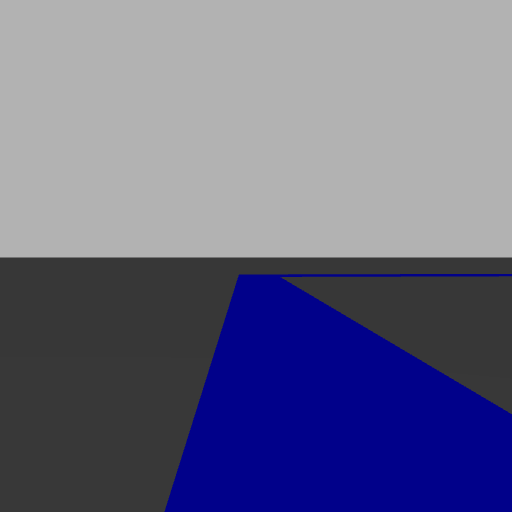
#> input picture src/perception/resource/shot.png, 512 x 512 px, found by its file name
$ python extract_road.py
#> lines starting #> are read from the running program, lines starting #| are printed output that depends on the picture; after the words box and inside, x2 and y2 are one past the last pixel; in counts of white or black regions, pixels touching at a corner belong together
import cv2
import numpy

image = cv2.imread('/home/vipul/ros2_ws/src/perception/resource/shot.png')
#> image is the input picture: shape (512, 512, 3); mean B, G, R 135.3, 105.1, 105.1

def mouse(event,x,y,flags,param):
    if event==cv2.EVENT_LBUTTONDOWN:
        h=image[y,x,0]
        s=image[y,x,1]
        v=image[y,x,2]
        print("H:",h)
        print("S:",s)
        print("V:",v)

cv2.namedWindow('mouse')
cv2.setMouseCallback('mouse',mouse)

cv2.imshow("original image", image)
cv2.imshow("mouse", image)
cv2.waitKey(0)
cv2.destroyAllWindows()

light_line = numpy.array([120,0,0])
dark_line = numpy.array([150,10,10])
mask = cv2.inRange(image, light_line,dark_line)
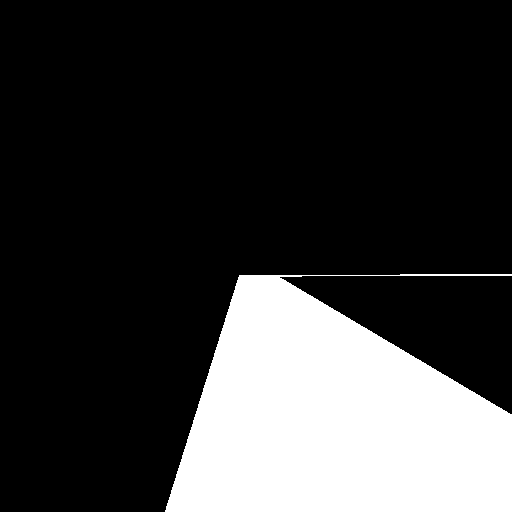
#> mask: shape (512, 512); 21.9% white; 1 white region, box (x1, y1, x2, y2) and area: (165, 274, 512, 512) 57393
cv2.imshow('mask', mask)
cv2.waitKey(0)
cv2.destroyAllWindows()

canny= cv2.Canny(mask,30,5)
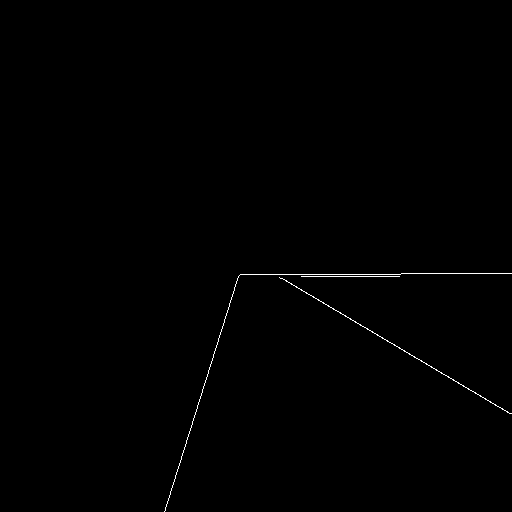
#> canny: shape (512, 512); 0.34% white in thin lines or dots, all inside (x1, y1, x2, y2) = (164, 273, 512, 512)
cv2.imshow('edge', canny)
cv2.waitKey(0)
cv2.destroyAllWindows()
print(canny.shape)
#| (512, 512)

r1=200;c1=0
img = canny[r1:r1+200,c1:c1+512]
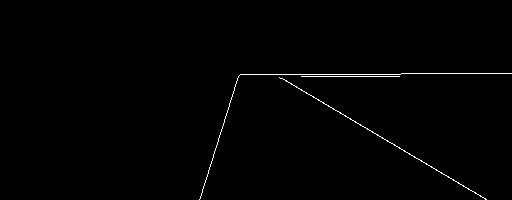
#> img: shape (200, 512); 0.72% white in thin lines or dots, all inside (x1, y1, x2, y2) = (199, 73, 512, 200)
cv2.imshow('crop', img)
cv2.waitKey(0)
cv2.destroyAllWindows()

edge=[]
row =150

for i in range (512):
    if(img[row,i]==255):
        edge.append(i)
#> after the loop, edge = [215, 403, 404]
print(edge)
#| [215, 403, 404]

if(len(edge)==4):
    left_edge=edge[0]
    right_edge=edge[2]
    print(edge)
if(len(edge)==3):
    if(edge[1]-edge[0] > 5):
        left_edge=edge[0]
#> left_edge = 215
        right_edge=edge[1]
#> right_edge = 403
    else:
        left_edge=edge[0]
        right_edge=edge[2]

road_width=(right_edge-left_edge)
#> road_width = 188
frame_mid = left_edge + (road_width/2)
#> frame_mid = 309
mid_point = 512/2
img[row,int(mid_point)]=255
print(mid_point)
error=mid_point-frame_mid
#> error = -53

if(error < 0):
    action="Go Right"
else :
    action="Go Left"

print("error", error)
#| error -53.0
img[row,int(frame_mid)]=255
print("mid point of the frame", frame_mid)
#| mid point of the frame 309.0

f_image = cv2.putText(img, action, (50,50), cv2.FONT_HERSHEY_SIMPLEX, 1,
(255,0,0), 1, cv2.LINE_AA)
cv2.imshow('final image',f_image)
cv2.waitKey(0)
cv2.destroyAllWindows()
